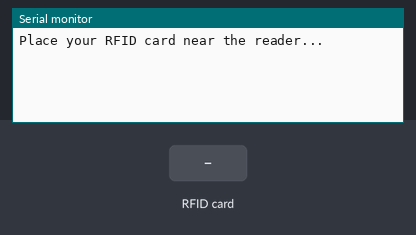
A sketch run on a simulated ESP32. Shown: the last lines printed to the serial monitor. The test bench sets the inputs (shaded band).

Above: at 1.2 s.
1.3 s: RFID card 93 B1 E0 F5 held to the reader
At 2.1 s:
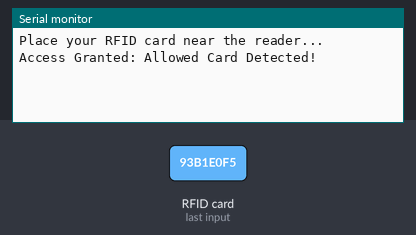
2.8 s: RFID card 5E 7A 19 C4 held to the reader
At 3.6 s:
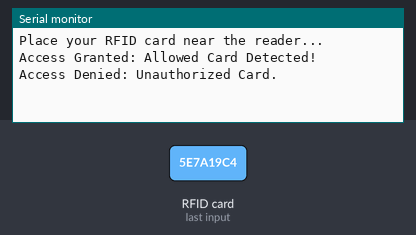

The sketch:

esp32_with_rfid_one_card_allowed_code.ino
```cpp
#include <SPI.h>
#include <MFRC522.h>

// Define pins for RFID reader
#define SS_PIN 5
#define RST_PIN 4

MFRC522 rfid(SS_PIN, RST_PIN); // Create MFRC522 instance

// Define allowed UID
byte allowedUID[] = {0x93, 0xB1, 0xE0, 0xF5};

void setup() {
  Serial.begin(9600);  // Initialize serial communications
  SPI.begin();          // Initialize SPI bus
  rfid.PCD_Init();      // Initialize the MFRC522 reader
  Serial.println("Place your RFID card near the reader...");
}

void loop() {
  // Check if a new card is present
  if (!rfid.PICC_IsNewCardPresent()) {
    return;
  }

  // Select one of the cards
  if (!rfid.PICC_ReadCardSerial()) {
    return;
  }

  // Check if the scanned UID matches the allowed UID
  if (isAllowedUID(rfid.uid.uidByte, rfid.uid.size)) {
    Serial.println("Access Granted: Allowed Card Detected!");
  } else {
    Serial.println("Access Denied: Unauthorized Card.");
  }

  // Halt PICC (RFID card)
  rfid.PICC_HaltA();
  // Stop encryption on PCD
  rfid.PCD_StopCrypto1();
}

// Function to check if scanned UID matches allowed UID
bool isAllowedUID(byte* uid, byte uidSize) {
  if (uidSize != sizeof(allowedUID)) {
    return false; // UID size mismatch
  }

  for (byte i = 0; i < uidSize; i++) {
    if (uid[i] != allowedUID[i]) {
      return false; // UID does not match
    }
  }
  return true; // UID matches
}
```

Measured:
- after the input at 1.3 s, the serial monitor: prints a new line at once (image 1)
- after the input at 2.8 s, the serial monitor: prints a new line at once (image 2)
